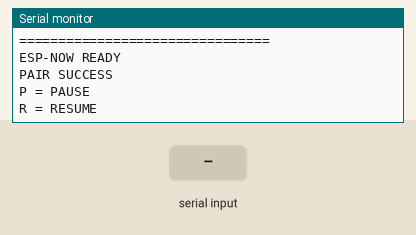
A sketch run on a simulated ESP32-S2. Parts: the last lines printed to the serial monitor. Inputs (shaded band) come from the test bench.

Above: at 2.2 s.
2.3 s: "P" received over Serial
At 2.9 s:
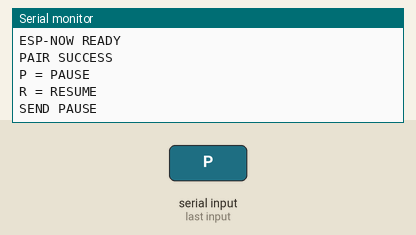
3.8 s: "R" received over Serial
At 4.1 s:
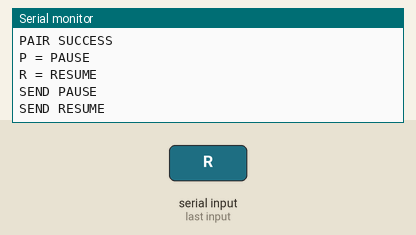

Measured:
- after the input at 2.3 s, the serial monitor: prints a new line at once (image 1)
- after the input at 3.8 s, the serial monitor: prints a new line at once (image 2)

The sketch:

ESP32_ESPNOW_Tx.ino
```cpp
#include <WiFi.h>
#include <esp_now.h>
#include <esp_wifi.h>

// =====================================
// MAC ADDRESS ของ ESP32 ตัวรับ
// =====================================
uint8_t receiverMAC[] = {
  0xA0, 0xB7, 0x65,
  0x05, 0x67, 0x7C
};


// =====================================
// SETUP
// =====================================
void setup() {

  Serial.begin(115200);

  delay(1000);

  Serial.println("================================");
  Serial.println("ESP32-S2 ESP-NOW SENDER");
  Serial.println("================================");

  // WIFI STA MODE
  WiFi.mode(WIFI_STA);

  // IMPORTANT
  // CHANNEL ต้องตรงกับฝั่งรับ
  // ตอนนี้ router = channel 3
  esp_wifi_set_channel(3, WIFI_SECOND_CHAN_NONE);

  // =====================================
  // ESP-NOW INIT
  // =====================================
  if (esp_now_init() != ESP_OK) {

    Serial.println("ESP-NOW INIT FAILED");
    return;
  }

  Serial.println("ESP-NOW READY");


  // =====================================
  // PEER CONFIG
  // =====================================
  esp_now_peer_info_t peerInfo = {};

  memcpy(peerInfo.peer_addr,
         receiverMAC,
         6);

  peerInfo.channel = 3;
  peerInfo.encrypt = false;

  // ADD PEER
  if (esp_now_add_peer(&peerInfo) != ESP_OK) {

    Serial.println("PAIR FAILED");
    return;
  }

  Serial.println("PAIR SUCCESS");

  Serial.println("");
  Serial.println("P = PAUSE");
  Serial.println("R = RESUME");
}

// =====================================
// LOOP
// =====================================
void loop() {

  if (Serial.available()) {

    char c = Serial.read();

    // =================================
    // PAUSE
    // =================================
    if (c == 'P') {

      char msg[] = "PAUSE";

      esp_err_t result =
        esp_now_send(receiverMAC,
                     (uint8_t *)msg,
                     strlen(msg));

      if (result == ESP_OK) {

        Serial.println("SEND PAUSE");
      }
      else {

        Serial.println("SEND FAILED");
      }
    }

    // =================================
    // RESUME
    // =================================
    if (c == 'R') {

      char msg[] = "RESUME";

      esp_err_t result =
        esp_now_send(receiverMAC,
                     (uint8_t *)msg,
                     strlen(msg));

      if (result == ESP_OK) {

        Serial.println("SEND RESUME");
      }
      else {

        Serial.println("SEND FAILED");
      }
    }
  }
}
```
